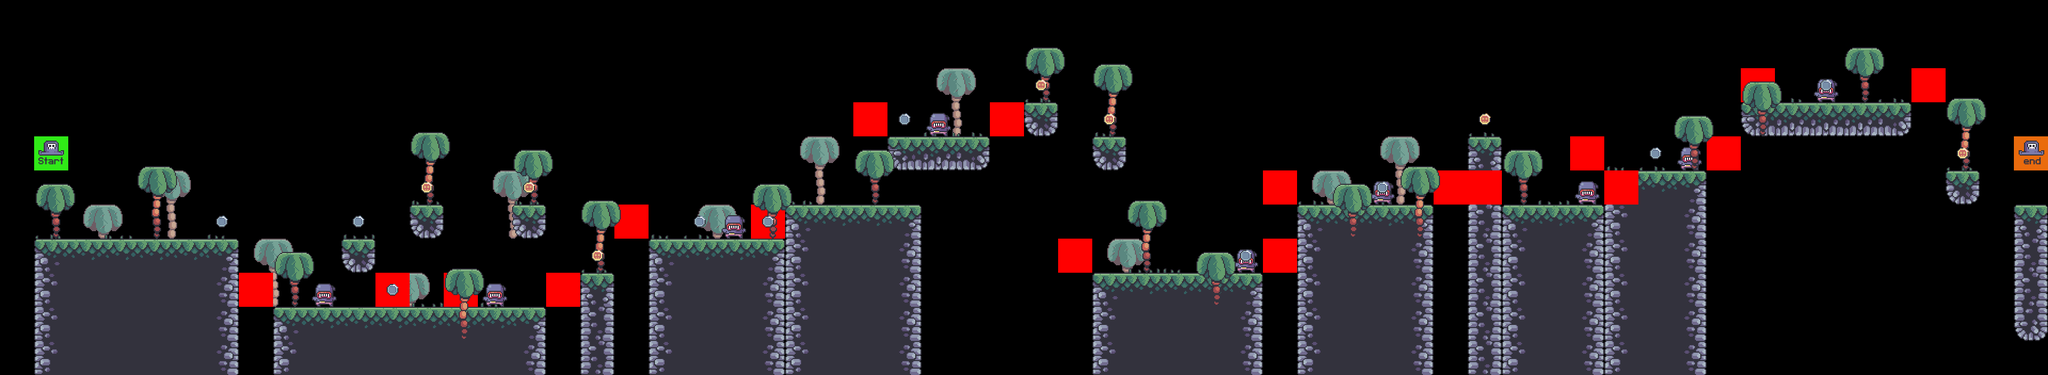

Tiled map render using the project's own tile images. Description and the map definition, with tile-layer contents summarised, below:
An orthogonal 60x11 tile map with 64x64 px tiles, 9 tile layers (bg_palms, terrain, crates, grass, ...), 6 tilesets.

<map version="1.9" tiledversion="1.9.2" orientation="orthogonal" renderorder="right-down" width="60" height="11" tilewidth="64" tileheight="64" infinite="0" nextlayerid="10" nextobjectid="1">
 <tileset firstgid="1" source="../tilesets/terrain_tiles.tsx" />
 <tileset firstgid="17" source="../tilesets/coin_tiles.tsx" />
 <tileset firstgid="19" source="../tilesets/grass_tiles.tsx" />
 <tileset firstgid="24" source="../tilesets/palms.tsx" />
 <tileset firstgid="27" source="../tilesets/player_tiles.tsx" />
 <tileset firstgid="29" source="../tilesets/enemy_tile.tsx" />
 <layer id="5" name="bg_palms" width="60" height="11">
  <data>[660 cells, 11 non-empty, 1 distinct tile ids]</data>
 </layer>
 <layer id="1" name="terrain" width="60" height="11">
  <data>[660 cells, 172 non-empty, 13 distinct tile ids]</data>
 </layer>
 <layer id="6" name="crates" width="60" height="11">
  <data>[660 cells, 0 non-empty, 0 distinct tile ids]</data>
 </layer>
 <layer id="3" name="grass" width="60" height="11">
  <data>[660 cells, 31 non-empty, 5 distinct tile ids]</data>
 </layer>
 <layer id="8" name="enemies" width="60" height="11">
  <data>[660 cells, 9 non-empty, 1 distinct tile ids]</data>
 </layer>
 <layer id="9" name="constraints" width="60" height="11">
  <data>[660 cells, 18 non-empty, 1 distinct tile ids]</data>
 </layer>
 <layer id="4" name="fg_palms" width="60" height="11">
  <data>[660 cells, 20 non-empty, 2 distinct tile ids]</data>
 </layer>
 <layer id="2" name="coins" width="60" height="11">
  <data>[660 cells, 17 non-empty, 2 distinct tile ids]</data>
 </layer>
 <layer id="7" name="player" width="60" height="11">
  <data>[660 cells, 2 non-empty, 2 distinct tile ids]</data>
 </layer>
</map>
